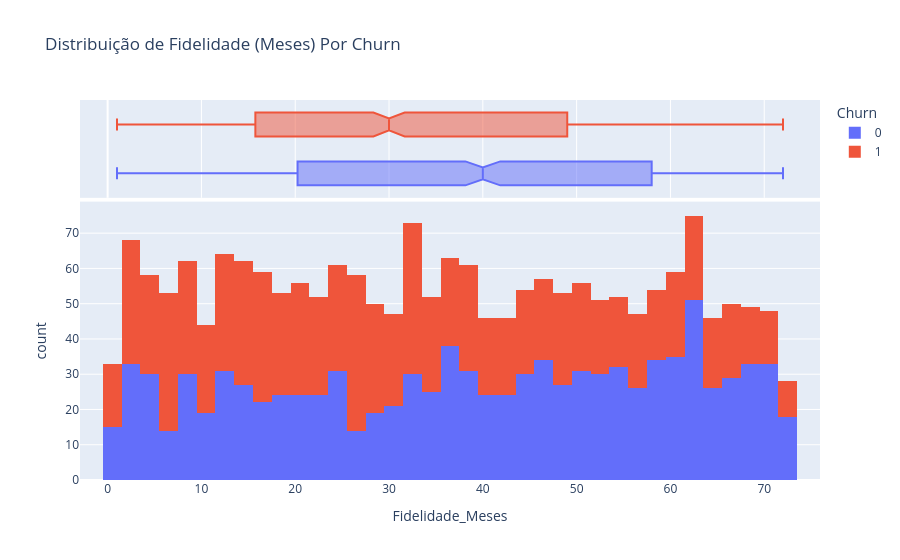

The cell this chart's notebook holds for it:
### Markdown cell above
**4.3. Gráfico da Distribuição da Fidelidade (em Meses) Por Churn**

### Code cell
# Análise de Fidelidade (Tenure)
hist_fidelidade = px.histogram(df_churn,
                              x = 'Fidelidade_Meses',
                              color = 'Churn',
                              marginal = 'box',
                              title = 'Distribuição de Fidelidade (Meses) Por Churn',
                              labels = {'Fidelidade_Meses": "Meses de Fidelidade'})
hist_fidelidade.show()

### Figure 1 — Plotly figure (JSON) as saved in the notebook; plotly's stock layout.template omitted (floating-point values rounded to 4 significant figures; data arrays with more than 128 entries replaced by an {"elided": "..."} marker saying what was removed)
{"data": [{"bingroup": "x", "hovertemplate": "Churn=0<br>Fidelidade_Meses=%{x}<br>count=%{y}<extra></extra>", "legendgroup": "0", "marker": {"color": "#636efa", "pattern": {"shape": ""}}, "name": "0", "orientation": "v", "showlegend": true, "type": "histogram", "x": {"elided": "1019 int values"}, "xaxis": "x", "yaxis": "y"}, {"hovertemplate": "Churn=0<br>Fidelidade_Meses=%{x}<extra></extra>", "legendgroup": "0", "marker": {"color": "#636efa"}, "name": "0", "notched": true, "showlegend": false, "type": "box", "x": {"elided": "1019 int values"}, "xaxis": "x2", "yaxis": "y2"}, {"bingroup": "x", "hovertemplate": "Churn=1<br>Fidelidade_Meses=%{x}<br>count=%{y}<extra></extra>", "legendgroup": "1", "marker": {"color": "#EF553B", "pattern": {"shape": ""}}, "name": "1", "orientation": "v", "showlegend": true, "type": "histogram", "x": {"elided": "981 int values"}, "xaxis": "x", "yaxis": "y"}, {"hovertemplate": "Churn=1<br>Fidelidade_Meses=%{x}<extra></extra>", "legendgroup": "1", "marker": {"color": "#EF553B"}, "name": "1", "notched": true, "showlegend": false, "type": "box", "x": {"elided": "981 int values"}, "xaxis": "x2", "yaxis": "y2"}], "layout": {"barmode": "relative", "legend": {"title": {"text": "Churn"}, "tracegroupgap": 0}, "title": {"text": "Distribuição de Fidelidade (Meses) Por Churn"}, "xaxis": {"anchor": "y", "domain": [0, 1], "title": {"text": "Fidelidade_Meses"}}, "xaxis2": {"anchor": "y2", "domain": [0, 1], "matches": "x", "showgrid": true, "showticklabels": false}, "yaxis": {"anchor": "x", "domain": [0, 0.7326], "title": {"text": "count"}}, "yaxis2": {"anchor": "x2", "domain": [0.7426, 1], "matches": "y2", "showgrid": false, "showline": false, "showticklabels": false, "ticks": ""}}}
